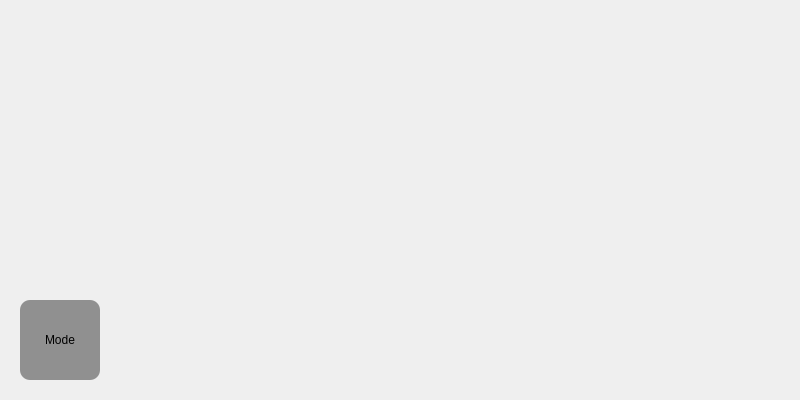
<?xml version="1.0" encoding="UTF-8"?>
<ui version="4.0">
 <class>DriverGui</class>
 <widget class="QDialog" name="DriverGui">
  <property name="geometry">
   <rect>
    <x>0</x>
    <y>0</y>
    <width>800</width>
    <height>400</height>
   </rect>
  </property>
  <property name="windowTitle">
   <string>Dialog</string>
  </property>
  <widget class="QPushButton" name="switchMode">
   <property name="geometry">
    <rect>
     <x>20</x>
     <y>300</y>
     <width>80</width>
     <height>80</height>
    </rect>
   </property>
   <property name="styleSheet">
    <string notr="true">border-radius: 10px;
background-color: rgb(144, 144, 144);</string>
   </property>
   <property name="text">
    <string>Mode</string>
   </property>
  </widget>
  <widget class="QStackedWidget" name="stackedWidget">
   <property name="geometry">
    <rect>
     <x>0</x>
     <y>0</y>
     <width>800</width>
     <height>400</height>
    </rect>
   </property>
   <property name="currentIndex">
    <number>-1</number>
   </property>
  </widget>
  <zorder>stackedWidget</zorder>
  <zorder>switchMode</zorder>
 </widget>
 <resources/>
 <connections/>
</ui>
